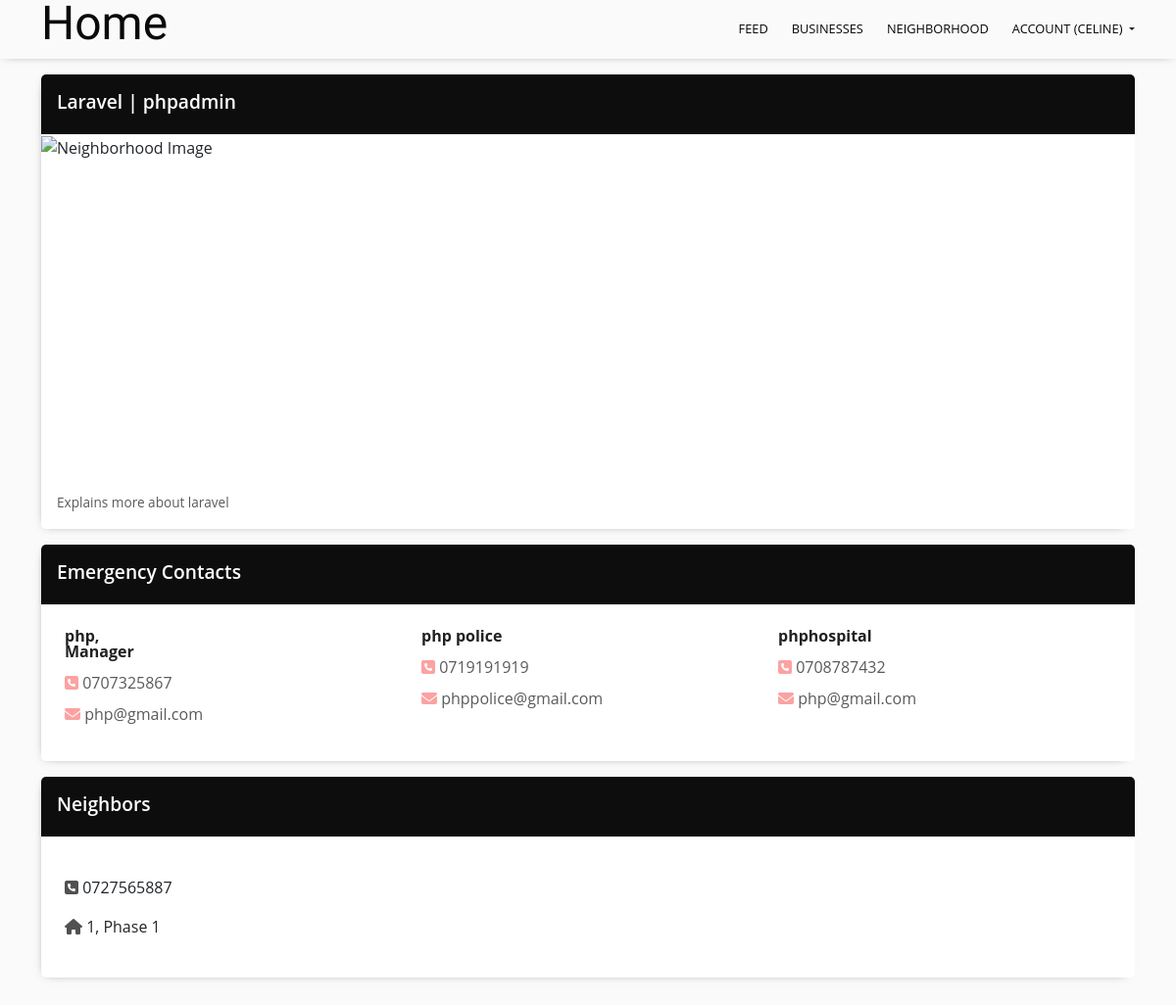
Page /neigborhood/ (signed in) on the committed database.
### myhood/models.py (models this page shows, shortened)
class Neighborhood(models.Model):
    name = models.CharField(max_length=50)
    location = models.CharField(max_length=50)
    description = models.TextField()
    manager_name = models.CharField(max_length=100, blank=True)
    manager_number = models.CharField(max_length=20, blank=True)
    manager_email = models.EmailField(blank=True)
    hospital_name = models.CharField(max_length=100, blank=True)
    hospital_number = models.CharField(max_length=20, blank=True)
    hospital_email = models.EmailField(blank=True)
    police_name = models.CharField(max_length=100, blank=True)
    police_number = models.CharField(max_length=20, blank=True)
    police_email = models.EmailField(blank=True)

class Profile(models.Model):
    user=models.OneToOneField(User,on_delete=models.CASCADE,related_name='profile')
    house = models.CharField(max_length=50)
    phase = models.CharField(max_length=50)
    phone = models.CharField(max_length=50)
    gender = models.ForeignKey(Gender, on_delete=models.CASCADE, null=True)
    neighborhood = models.ForeignKey(Neighborhood,on_delete=models.SET_NULL, null=True,related_name='neighbors',blank=True)

### myhood/views.py (the view)
# urls.py: path('neigborhood/', views.neighborhood, name='neighborhood'),
@login_required(login_url='login')
def neighborhood(request):
    current_user = request.user
    neighborhood = current_user.profile.neighborhood
    title = 'Neighborhood'
    context = {
        'title': title,
        'neighborhood': neighborhood,
    }
    return render(request, 'neighborhood/neighborhood.html', context)

### myhood/templates/neighborhood/neighborhood.html (shortened to what this page needs)
{% extends 'neighborhood/base.html' %}
{% load static %}
{% load django_bootstrap5 %}
{% block content %}
<main class="container" id="neighborhood">
    {% if neighborhood %}
    <div class="card mt-3">
        <div class="neighborhoodHeader py-2 px-3">
            <p>{{ neighborhood.name }} | {{ neighborhood.location }} </p>
        </div>
        <div id="neighborhoodCover">
            <img src="{{neighborhood.hood_pic.url}}" alt="Neighborhood Image" class="img-fluid">
        </div>
        <div id="neighborhoodText" class="m-3">{{ neighborhood.description }}</div>
    </div>
    {%else%}
    <div class="alert alert-warning mt-3">
        <p>No neighborhood set. Please go to <a href="{% url 'profile'%}">Profile</a> to set a neighborhood.</p>
    </div>
    {%endif%}
    <div class="card mt-3">
        <div class="neighborhoodHeader py-2 px-3">
            <p>Emergency Contacts</p>
        </div>
        {% if neighborhood %}
        <div id="neighborhoodContacts" class="row p-4">
            <div class="col-4">
                <p><strong>{{neighborhood.manager_name}}, <br>Manager</strong></p>
                <p><i class="fa fa-phone-square" aria-hidden="true"></i> {{neighborhood.manager_number}}</p>
                <p><i class="fa fa-envelope" aria-hidden="true"></i> {{neighborhood.manager_email}}</p>
            </div>
            <div class="col-4">
                <p><strong>{{neighborhood.police_name}}
                    </strong></p>
                <p><i class="fa fa-phone-square" aria-hidden="true"></i> {{neighborhood.police_number}}</p>
                <p><i class="fa fa-envelope" aria-hidden="true"></i> {{neighborhood.police_email}}</p>
            </div>
            <div class="col-4">
                <p><strong>{{neighborhood.hospital_name}}</strong></p>
                <p><i class="fa fa-phone-square" aria-hidden="true"></i> {{neighborhood.hospital_number}}</p>
                <p><i class="fa fa-envelope" aria-hidden="true"></i> {{neighborhood.hospital_email}}</p>
            </div>
        </div>
        {%endif%}
    </div>
    <div class="card my-3">
        <div class="neighborhoodHeader py-2 px-3">
            <p>Neighbors</p>
        </div>
        <div id="neighbors" class="row p-4">
            {% for neighbor in neighborhood.neighbors.all %}
            <div class="col-4">
                <p><i class="fa fa-phone-square" aria-hidden="true"></i> {{neighbor.phone}}</p>
                <p><i class="fa fa-home" aria-hidden="true"></i> {{neighbor.house}}, Phase {{neighbor.phase}}</p>
            </div>
            {%endfor%}
        </div>
    </div>
</main>
{%endblock%}

### myhood/templates/neighborhood/base.html (shortened to what this page needs)
{% load django_bootstrap5 %}
{% load static %}
<!DOCTYPE html>
<html lang="en">
<head>
    {% block styles %}
    <link href="https://cdn.jsdelivr.net/npm/bootstrap@5.2.0-beta1/dist/css/bootstrap.min.css" rel="stylesheet">
    <link rel="stylesheet" href="https://use.fontawesome.com/releases/v5.8.1/css/solid.css">
    <link href='https://unpkg.com/boxicons@2.0.7/css/boxicons.min.css' rel='stylesheet'>
    <link rel="stylesheet" href="{% static 'css/style.css' %}">
    {% endblock %}
</head>
<body>
    {% include 'neighborhood/navbar.html'%}
    {% block content %}
    {% endblock %}
</body>
</html>

### myhood/templates/neighborhood/navbar.html (shortened to what this page needs)
<div class="nav_wrapper container-fluid">
    <nav class="container d-flex justify-content-between align-items-center">
        <div class="nav-section-left">
            <a class="brand_logo" href="{% url 'index' %}">Home</a>
        </div>
        <div class="nav-section-right d-flex align-items-center">
            <ul class="d-flex text-uppercase">
                <li class="ms-4"><a href="{% url 'feed' %}">Feed</a></li>
                <li class="ms-4"><a href="{% url 'businesses' %}">Businesses</a></li>
                <li class="ms-4"><a href="{% url 'neighborhood' %}">Neighborhood</a></li>
                <li class="ms-4 dropdown-toggle" data-bs-toggle="dropdown" aria-expanded="false"><a href="#">Account {%if user.is_authenticated %}({{user.username}}) {% endif %}</a>
                </li>
            </ul>
        </div>
    </nav>
</div>

### static/css/style.css (style rules this page uses)
* { margin: 0; padding: 0; -webkit-box-sizing: border-box; box-sizing: border-box; font-family: 'Open Sans', sans-serif; -webkit-transition: 300ms; transition: 300ms; }
html { font-size: 16px; }
body { width: 100%; overflow-x: hidden; background-color: #FAFAFA; }
a { color: #070707; text-decoration: none; }
li { list-style: none; }
main { padding-top: 60px !important; }
.card { border-radius: 5px; -webkit-box-shadow: -3px 3px 10px -8px #5a5a5a; box-shadow: -3px 3px 10px -8px #5a5a5a; overflow: hidden; border: none; }
main { width: 100%; }
.nav_wrapper { position: fixed; z-index: 1000; width: 100%; background-color: #FAFAFA; height: 60px; -webkit-box-shadow: 0 0 10px -5px #5a5a5a; box-shadow: 0 0 10px -5px #5a5a5a; }
.nav_wrapper .container { height: 100%; }
.nav_wrapper .container .nav-section-left { height: 100%; }
.nav_wrapper .container .nav-section-left .brand_logo { font-family: 'Rowdies', serif; color: #0a0a0a; font-size: 3rem; line-height: 1; cursor: pointer; }
.nav_wrapper .container .nav-section-right { height: 100%; }
.nav_wrapper .container .nav-section-right ul { margin-top: 1rem; font-size: .8rem; }
#neighborhood { margin-bottom: 5vh; }
#neighborhood .card .neighborhoodHeader { background-color: #0d0d0e; margin-top: 0; }
#neighborhood .card .neighborhoodHeader p { color: white; font-weight: 600; font-size: 1.2rem; line-height: 1; margin-top: 10px; }
#neighborhood .card #neighborhoodCover { height: 350px; overflow: hidden; }
#neighborhood .card #neighborhoodCover img { -o-object-fit: contain; object-fit: contain; -o-object-position: bottom !important; object-position: bottom !important; }
#neighborhood .card #neighborhoodText { font-size: .85rem; color: #5a5a5a; }
#neighborhood .card #neighborhoodContacts { color: #5a5a5a; line-height: 1; }
#neighborhood .card #neighborhoodContacts strong { color: #202020; }
#neighborhood .card #neighborhoodContacts i { color: #FCA2A2 !important; }
#neighborhood .card #neighbors i { font-size: 1rem; color: #080808; border-radius: 5px; max-width: 20px; opacity: .7; }

### rows in the picture
Neighborhood: name "Laravel", location "phpadmin", description "Explains more about laravel", manager_name "php", manager_number "0707325867", manager_email "php@gmail.com", police_name "php police", police_number "0719191919", police_email "phppolice@gmail.com", hospital_name "phphospital", hospital_number "0708787432", hospital_email "php@gmail.com"
Profile: phone "0727565887", house "1", phase "1"

### other values in the picture
{{ user.username }} "CELINE"
